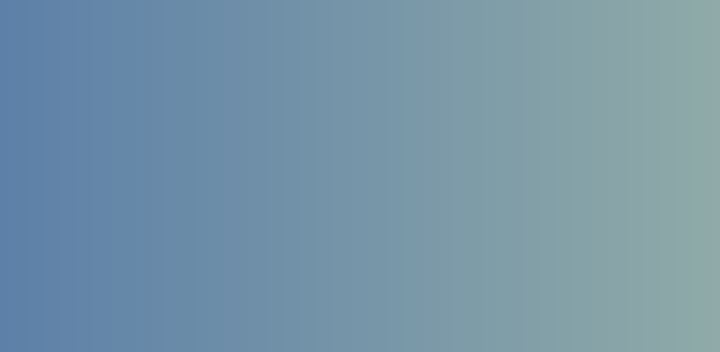
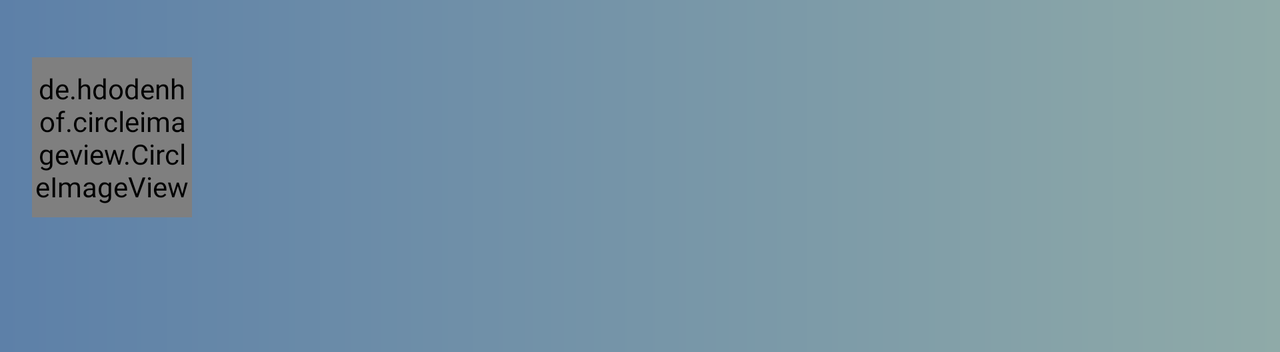

One screen, two layout resources from the same app: the default and the repository's alternative for another configuration. Each is rendered where Android would select it; the XML of both is given below.
<!-- AndroidManifest.xml: application theme Theme.ReversiAmovTP -->
<!-- res/layout/nav_header.xml -->
<?xml version="1.0" encoding="utf-8"?>
<LinearLayout xmlns:android="http://schemas.android.com/apk/res/android"
    android:layout_width="match_parent"
    android:layout_height="176dp"
    android:background="@drawable/custom_background"
    android:orientation="vertical"
    android:gravity="bottom"
    android:padding="16dp"
    android:theme="@style/ThemeOverlay.AppCompat.Dark"
    >

    <ImageView
        android:layout_width="wrap_content"
        android:layout_height="wrap_content"
        android:src="@mipmap/ic_launcher_round"
        />

    <TextView
        android:id="@+id/userName"
        android:layout_width="wrap_content"
        android:layout_height="wrap_content"
        android:text=""
        android:paddingTop="8dp"
        android:textAppearance="@style/TextAppearance.AppCompat.Body1"
        android:textSize="16sp"/>
    <TextView
        android:id="@+id/userEmail"
        android:layout_width="wrap_content"
        android:layout_height="wrap_content"
        android:text=""
        android:textSize="16sp"/>


</LinearLayout>
<!-- resources referenced by this layout -->
<resources>
  <!-- drawable custom_background (drawable) -->
  <?xml version="1.0" encoding="utf-8"?>
  <shape xmlns:android="http://schemas.android.com/apk/res/android" android:shape="rectangle">
      <gradient android:startColor="#5d80a8" android:endColor="@color/mantra" android:type="linear"/>
  </shape>
  <style name="Theme.ReversiAmovTP" parent="Theme.MaterialComponents.Light.DarkActionBar">
          
          <item name="colorPrimary">@color/azul_marinho</item>
          <item name="colorPrimaryVariant">@color/mantra</item>
          <item name="colorOnPrimary">@color/ar_puro</item>
          
          <item name="colorSecondary">@color/chao_batido</item>
          <item name="colorSecondaryVariant">@color/creme_canela</item>
          <item name="colorOnSecondary">@color/azul_marinho</item>
          
          
          
          <item name="textAllCaps">false</item>
          <item name="android:fontFamily">@font/dmsans</item>
          <item name="actionBarSize">40dp</item>
          <item name="actionBarStyle">@style/MyActionBarStyle</item>
  
      </style>
  <color name="mantra">#8faaa8</color>
  <color name="azul_marinho">#33465c</color>
  <color name="ar_puro">#d7dde1</color>
  <color name="chao_batido">#cfb3a9</color>
  <color name="creme_canela">#e6cec4</color>
  <style name="MyActionBarStyle" parent="Widget.AppCompat.Light.ActionBar.Solid">
          <item name="actionButtonStyle">@style/MyActionButtonStyle</item>
          <item name="displayOptions">homeAsUp</item>
      </style>
  <style name="MyActionButtonStyle" parent="Widget.AppCompat.Light.ActionButton">
          <item name="android:minWidth">20dp</item>
          <item name="android:minHeight">20dp</item>
      </style>
</resources>
<!-- res/layout-land/nav_header.xml (the repository's variant of the layout above) -->
<!-- drawn on the phone turned sideways -->
<?xml version="1.0" encoding="utf-8"?>
<LinearLayout xmlns:android="http://schemas.android.com/apk/res/android"
    android:layout_width="match_parent"
    android:layout_height="176dp"
    android:background="@drawable/custom_background"
    android:orientation="vertical"
    android:gravity="bottom"
    android:padding="16dp"
    android:theme="@style/ThemeOverlay.AppCompat.Dark"
    >

    <de.hdodenhof.circleimageview.CircleImageView
        android:layout_width="80dp"
        android:layout_height="80dp"
        android:src="@mipmap/ic_launcher_round"
        android:id="@+id/userImage"
        />

    <TextView
        android:id="@+id/userName"
        android:layout_width="wrap_content"
        android:layout_height="wrap_content"
        android:text=""
        android:paddingTop="8dp"
        android:textAppearance="@style/TextAppearance.AppCompat.Body1"
        android:textSize="16sp"/>
    <TextView
        android:id="@+id/userEmail"
        android:layout_width="wrap_content"
        android:layout_height="wrap_content"
        android:text=""
        android:textSize="16sp"/>


</LinearLayout>
